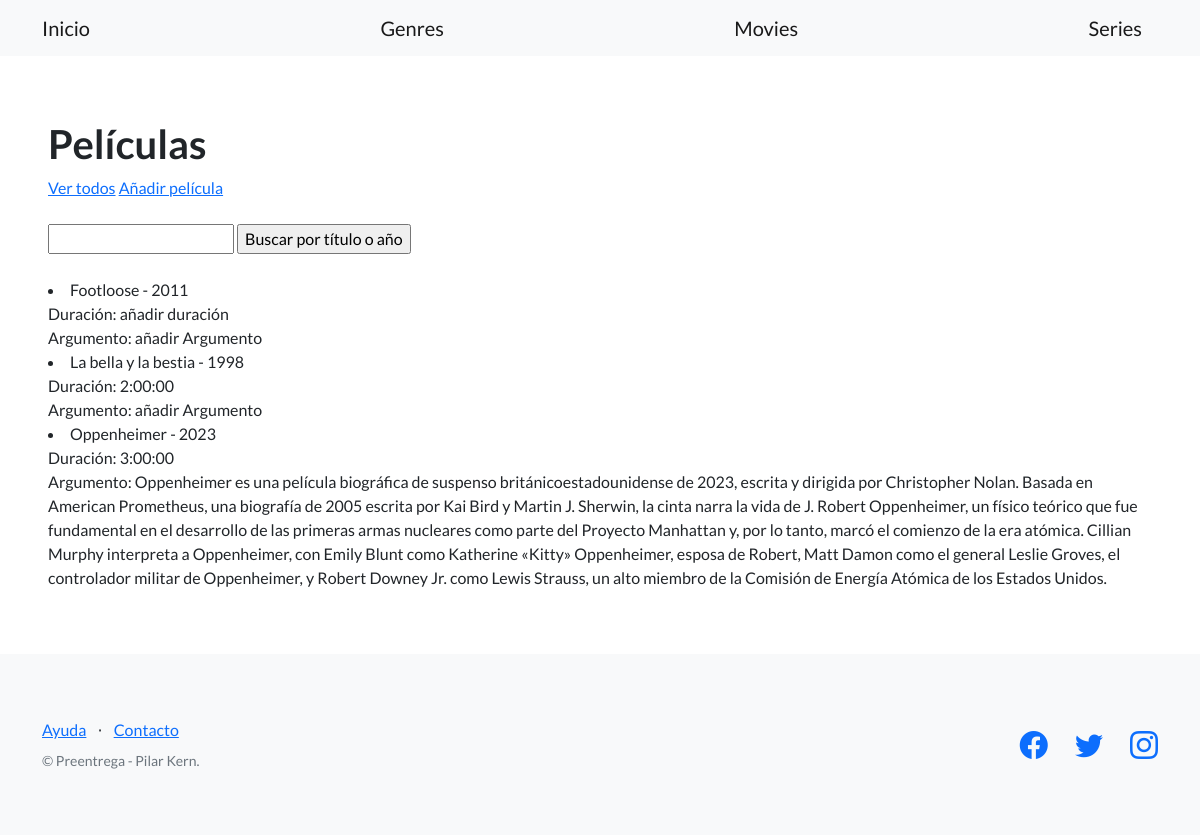
/entretenimiento/movies/, run on the app's committed database.
### control_blog/models.py (models this page shows, shortened)
class Movie(models.Model):
    title = models.CharField(max_length=256)
    length = models.DurationField(blank=True, null=True)
    release_year = models.IntegerField()
    plot = models.TextField(blank=True, null=True)

### control_blog/views.py (the view)
# urls.py: path('movies/', list_movies, name='movies_list'),
def list_movies(request):
    contexto = {'movies': Movie.objects.all()}
    http_response = render(
        request=request,
        template_name='control_blog/movies_list.html',
        context=contexto
    )
    return http_response

### control_blog/templates/control_blog/movies_list.html (shortened to what this page needs)
{% extends 'base.html' %}
{% block contenido %}
    <h1>Películas</h1>
    <a href="{% url 'movies_list' %}">Ver todos</a>
    <a href="{% url 'new_movie' %}">Añadir película</a>
    <br><br>
    <form action="{% url 'search_movies' %}" method="post">
        <input type="text" name="busqueda">
        <input type="submit" value="Buscar por título o año">
      </form>
      <br>
    {% for movie in movies %}
  <li>
    {{ movie.title }} - {{movie.release_year}}<br>
    {% if movie.length == none %}
    Duración: añadir duración
    {% else %}
    Duración: {{movie.length}}
    {% endif %}
    <br>
    {% if movie.plot == '' %}
    Argumento: añadir Argumento
    {% else %}
    Argumento: {{movie.plot}}
    {% endif %}
  </li>
{% endfor %}
{% endblock contenido %}

### data on the page
Movie: title "Footloose", release_year "2011", shows "Duración: añadir duración", plot "Argumento: añadir Argumento"
Movie: title "La bella y la bestia", release_year "1998", length "2:00:00", plot "Argumento: añadir Argumento"
Movie: title "Oppenheimer", release_year "2023", length "3:00:00", plot "Oppenheimer es una película biográfica de suspenso británicoestadounidense de 2023, escrita y dirigida por Christopher Nolan. Basada en American Prometheus, una biografía de 2005 escrita por Kai Bird y Martin J. Sherwin, la cinta narra la vida de J. Robert Oppenheimer, un físico teórico que fue fundamental en el desarrollo de las primeras armas nucleares como parte del Proyecto Manhattan y, por lo tanto, marcó el comienzo de la era atómica. Cillian Murphy interpreta a Oppenheimer, con Emily Blunt como Katherine «Kitty» Oppenheimer, esposa de Robert, Matt Damon como el general Leslie Groves, el controlador militar de Oppenheimer, y Robert Downey Jr. como Lewis Strauss, un alto miembro de la…"
